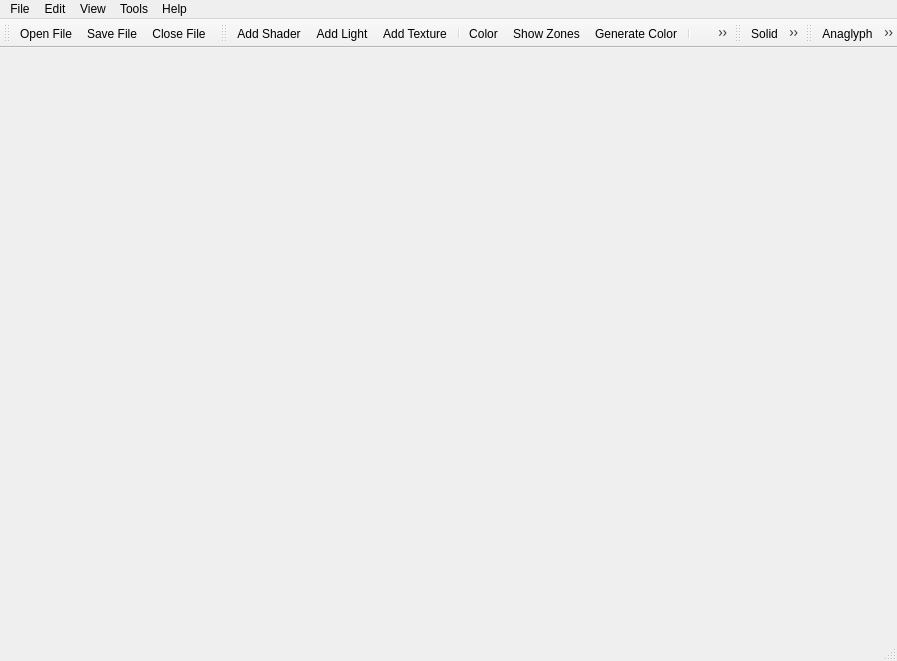
<?xml version="1.0" encoding="UTF-8"?>
<ui version="4.0">
 <class>MeshViewer</class>
 <widget class="QMainWindow" name="MeshViewer">
  <property name="geometry">
   <rect>
    <x>0</x>
    <y>0</y>
    <width>897</width>
    <height>661</height>
   </rect>
  </property>
  <property name="windowTitle">
   <string>Mesh 3D Viewer</string>
  </property>
  <property name="windowIcon">
   <iconset resource="meshviewer_res.qrc">
    <normaloff>:/meshviewer/images/viewer.png</normaloff>:/meshviewer/images/viewer.png</iconset>
  </property>
  <widget class="QWidget" name="centralWidget">
   <layout class="QVBoxLayout" name="verticalLayout">
    <item>
     <layout class="QVBoxLayout" name="mainLayout">
      <item>
       <widget class="QVTKWidget" name="qvtkWidget" native="true">
        <property name="sizePolicy">
         <sizepolicy hsizetype="Preferred" vsizetype="Preferred">
          <horstretch>0</horstretch>
          <verstretch>0</verstretch>
         </sizepolicy>
        </property>
       </widget>
      </item>
     </layout>
    </item>
   </layout>
  </widget>
  <widget class="QToolBar" name="standardTool">
   <property name="sizePolicy">
    <sizepolicy hsizetype="Preferred" vsizetype="Fixed">
     <horstretch>0</horstretch>
     <verstretch>0</verstretch>
    </sizepolicy>
   </property>
   <property name="windowTitle">
    <string>Standard Tools</string>
   </property>
   <property name="autoFillBackground">
    <bool>false</bool>
   </property>
   <property name="movable">
    <bool>true</bool>
   </property>
   <property name="floatable">
    <bool>true</bool>
   </property>
   <attribute name="toolBarArea">
    <enum>TopToolBarArea</enum>
   </attribute>
   <attribute name="toolBarBreak">
    <bool>false</bool>
   </attribute>
   <addaction name="actionOpen"/>
   <addaction name="actionSave"/>
   <addaction name="actionClose"/>
  </widget>
  <widget class="QStatusBar" name="statusBar"/>
  <widget class="QMenuBar" name="menuBar">
   <property name="geometry">
    <rect>
     <x>0</x>
     <y>0</y>
     <width>897</width>
     <height>21</height>
    </rect>
   </property>
   <widget class="QMenu" name="menuFile">
    <property name="title">
     <string>File</string>
    </property>
    <addaction name="actionOpen"/>
    <addaction name="actionClose"/>
    <addaction name="actionSave"/>
    <addaction name="actionSaveAs"/>
    <addaction name="separator"/>
    <addaction name="actionExit"/>
   </widget>
   <widget class="QMenu" name="menuEdit">
    <property name="title">
     <string>Edit</string>
    </property>
    <widget class="QMenu" name="menuAddObject">
     <property name="enabled">
      <bool>true</bool>
     </property>
     <property name="title">
      <string>Add Object</string>
     </property>
     <addaction name="actionAddCube"/>
     <addaction name="actionAddSphere"/>
     <addaction name="actionAddIcosahedron"/>
     <addaction name="actionAddTorus"/>
    </widget>
    <addaction name="actionAddShader"/>
    <addaction name="actionAddLight"/>
    <addaction name="actionAddMaterial"/>
    <addaction name="separator"/>
    <addaction name="actionColor"/>
    <addaction name="actionShowZones"/>
    <addaction name="actionDelaunay3D"/>
    <addaction name="separator"/>
    <addaction name="menuAddObject"/>
    <addaction name="separator"/>
    <addaction name="actionDeleteCell"/>
   </widget>
   <widget class="QMenu" name="menuView">
    <property name="title">
     <string>View</string>
    </property>
    <widget class="QMenu" name="menuSelect">
     <property name="title">
      <string>Select</string>
     </property>
     <addaction name="actionSelectObject"/>
     <addaction name="actionSelectCell"/>
     <addaction name="actionSelectCellNeighbors"/>
     <addaction name="actionSelectTriangle"/>
     <addaction name="actionSelectLine"/>
     <addaction name="actionSelectPoint"/>
     <addaction name="actionSelectPointNeighbors"/>
    </widget>
    <widget class="QMenu" name="menuShowModelAs">
     <property name="title">
      <string>Show Model As</string>
     </property>
     <addaction name="actionSolid"/>
     <addaction name="actionWireFrame"/>
     <addaction name="actionOutline"/>
     <addaction name="actionEdges"/>
     <addaction name="actionPolygon"/>
     <addaction name="actionPoints"/>
    </widget>
    <addaction name="menuSelect"/>
    <addaction name="separator"/>
    <addaction name="menuShowModelAs"/>
    <addaction name="separator"/>
    <addaction name="actionResetView"/>
    <addaction name="actionShowAxesCenter"/>
    <addaction name="actionResetCenter"/>
    <addaction name="actionFullscreen"/>
   </widget>
   <widget class="QMenu" name="menuHelp">
    <property name="title">
     <string>Help</string>
    </property>
    <addaction name="actionHelpContent"/>
    <addaction name="separator"/>
    <addaction name="actionAbout"/>
   </widget>
   <widget class="QMenu" name="menuTool">
    <property name="title">
     <string>Tools</string>
    </property>
    <addaction name="actionAnaglyph"/>
    <addaction name="separator"/>
    <addaction name="actionScreenshot"/>
   </widget>
   <addaction name="menuFile"/>
   <addaction name="menuEdit"/>
   <addaction name="menuView"/>
   <addaction name="menuTool"/>
   <addaction name="menuHelp"/>
  </widget>
  <widget class="QToolBar" name="editTool">
   <property name="sizePolicy">
    <sizepolicy hsizetype="Preferred" vsizetype="Fixed">
     <horstretch>0</horstretch>
     <verstretch>0</verstretch>
    </sizepolicy>
   </property>
   <property name="windowTitle">
    <string>Edit Tools</string>
   </property>
   <property name="floatable">
    <bool>true</bool>
   </property>
   <attribute name="toolBarArea">
    <enum>TopToolBarArea</enum>
   </attribute>
   <attribute name="toolBarBreak">
    <bool>false</bool>
   </attribute>
   <addaction name="actionAddShader"/>
   <addaction name="actionAddLight"/>
   <addaction name="actionAddMaterial"/>
   <addaction name="separator"/>
   <addaction name="actionColor"/>
   <addaction name="actionShowZones"/>
   <addaction name="actionDelaunay3D"/>
   <addaction name="separator"/>
   <addaction name="actionDeleteCell"/>
  </widget>
  <widget class="QToolBar" name="viewTool">
   <property name="sizePolicy">
    <sizepolicy hsizetype="Preferred" vsizetype="Fixed">
     <horstretch>0</horstretch>
     <verstretch>0</verstretch>
    </sizepolicy>
   </property>
   <property name="windowTitle">
    <string>View Tools</string>
   </property>
   <property name="movable">
    <bool>true</bool>
   </property>
   <property name="floatable">
    <bool>true</bool>
   </property>
   <attribute name="toolBarArea">
    <enum>TopToolBarArea</enum>
   </attribute>
   <attribute name="toolBarBreak">
    <bool>false</bool>
   </attribute>
   <addaction name="actionSolid"/>
   <addaction name="actionWireFrame"/>
   <addaction name="actionOutline"/>
   <addaction name="actionEdges"/>
   <addaction name="actionPolygon"/>
   <addaction name="actionPoints"/>
   <addaction name="separator"/>
   <addaction name="actionResetView"/>
   <addaction name="actionShowAxesCenter"/>
   <addaction name="actionResetCenter"/>
  </widget>
  <widget class="QToolBar" name="extraTool">
   <property name="sizePolicy">
    <sizepolicy hsizetype="Preferred" vsizetype="Fixed">
     <horstretch>0</horstretch>
     <verstretch>0</verstretch>
    </sizepolicy>
   </property>
   <property name="windowTitle">
    <string>Extra Tools</string>
   </property>
   <property name="floatable">
    <bool>true</bool>
   </property>
   <attribute name="toolBarArea">
    <enum>TopToolBarArea</enum>
   </attribute>
   <attribute name="toolBarBreak">
    <bool>false</bool>
   </attribute>
   <addaction name="actionAnaglyph"/>
   <addaction name="actionScreenshot"/>
  </widget>
  <action name="actionOpen">
   <property name="icon">
    <iconset resource="meshviewer_res.qrc">
     <normaloff>:/meshviewer/images/open.png</normaloff>:/meshviewer/images/open.png</iconset>
   </property>
   <property name="text">
    <string>Open File...</string>
   </property>
   <property name="toolTip">
    <string>Open a file (Ctrl+O)</string>
   </property>
   <property name="shortcut">
    <string>Ctrl+O</string>
   </property>
  </action>
  <action name="actionSave">
   <property name="enabled">
    <bool>true</bool>
   </property>
   <property name="icon">
    <iconset resource="meshviewer_res.qrc">
     <normaloff>:/meshviewer/images/save.png</normaloff>:/meshviewer/images/save.png</iconset>
   </property>
   <property name="text">
    <string>Save File...</string>
   </property>
   <property name="toolTip">
    <string>Save a file (Ctrl+S)</string>
   </property>
   <property name="shortcut">
    <string>Ctrl+S</string>
   </property>
  </action>
  <action name="actionExit">
   <property name="icon">
    <iconset resource="meshviewer_res.qrc">
     <normaloff>:/meshviewer/images/quit.png</normaloff>:/meshviewer/images/quit.png</iconset>
   </property>
   <property name="text">
    <string>Exit</string>
   </property>
   <property name="shortcut">
    <string>Alt+F4</string>
   </property>
  </action>
  <action name="actionSaveAs">
   <property name="enabled">
    <bool>true</bool>
   </property>
   <property name="icon">
    <iconset resource="meshviewer_res.qrc">
     <normaloff>:/meshviewer/images/save.png</normaloff>:/meshviewer/images/save.png</iconset>
   </property>
   <property name="text">
    <string>Save As...</string>
   </property>
   <property name="shortcut">
    <string>Ctrl+Shift+S</string>
   </property>
  </action>
  <action name="actionAddLight">
   <property name="checkable">
    <bool>true</bool>
   </property>
   <property name="icon">
    <iconset resource="meshviewer_res.qrc">
     <normaloff>:/meshviewer/images/light.png</normaloff>:/meshviewer/images/light.png</iconset>
   </property>
   <property name="text">
    <string>Add Light...</string>
   </property>
   <property name="toolTip">
    <string>Add light to model (Ctrl+I)</string>
   </property>
   <property name="shortcut">
    <string>Ctrl+I</string>
   </property>
  </action>
  <action name="actionAddShader">
   <property name="checkable">
    <bool>true</bool>
   </property>
   <property name="icon">
    <iconset resource="meshviewer_res.qrc">
     <normaloff>:/meshviewer/images/shadow.png</normaloff>:/meshviewer/images/shadow.png</iconset>
   </property>
   <property name="text">
    <string>Add Shader...</string>
   </property>
   <property name="toolTip">
    <string>Add shader to model (Ctrl+H)</string>
   </property>
   <property name="shortcut">
    <string>Ctrl+H</string>
   </property>
  </action>
  <action name="actionAddMaterial">
   <property name="icon">
    <iconset resource="meshviewer_res.qrc">
     <normaloff>:/meshviewer/images/material.png</normaloff>:/meshviewer/images/material.png</iconset>
   </property>
   <property name="text">
    <string>Add Texture...</string>
   </property>
   <property name="toolTip">
    <string>Add texture to model (Ctrl+M)</string>
   </property>
   <property name="shortcut">
    <string>Ctrl+M</string>
   </property>
  </action>
  <action name="actionClose">
   <property name="icon">
    <iconset resource="meshviewer_res.qrc">
     <normaloff>:/meshviewer/images/close.png</normaloff>:/meshviewer/images/close.png</iconset>
   </property>
   <property name="text">
    <string>Close File...</string>
   </property>
   <property name="toolTip">
    <string>Close a file (Ctrl+F4)</string>
   </property>
   <property name="shortcut">
    <string>Ctrl+F4</string>
   </property>
  </action>
  <action name="actionSolid">
   <property name="checkable">
    <bool>true</bool>
   </property>
   <property name="icon">
    <iconset resource="meshviewer_res.qrc">
     <normaloff>:/meshviewer/images/solid.png</normaloff>:/meshviewer/images/solid.png</iconset>
   </property>
   <property name="text">
    <string>Solid</string>
   </property>
   <property name="toolTip">
    <string>Show model as a solid (Ctrl+L)</string>
   </property>
   <property name="shortcut">
    <string>S</string>
   </property>
  </action>
  <action name="actionWireFrame">
   <property name="checkable">
    <bool>true</bool>
   </property>
   <property name="icon">
    <iconset resource="meshviewer_res.qrc">
     <normaloff>:/meshviewer/images/wireframe.png</normaloff>:/meshviewer/images/wireframe.png</iconset>
   </property>
   <property name="text">
    <string>Wire Frame</string>
   </property>
   <property name="toolTip">
    <string>Show model as a wire frame (Ctrl+W)</string>
   </property>
   <property name="shortcut">
    <string>W</string>
   </property>
  </action>
  <action name="actionSelectObject">
   <property name="icon">
    <iconset resource="meshviewer_res.qrc">
     <normaloff>:/meshviewer/images/selectobject.png</normaloff>:/meshviewer/images/selectobject.png</iconset>
   </property>
   <property name="text">
    <string>Select Object</string>
   </property>
   <property name="toolTip">
    <string>Select an object</string>
   </property>
  </action>
  <action name="actionSelectCell">
   <property name="icon">
    <iconset resource="meshviewer_res.qrc">
     <normaloff>:/meshviewer/images/selectcell.png</normaloff>:/meshviewer/images/selectcell.png</iconset>
   </property>
   <property name="text">
    <string>Select Cells</string>
   </property>
   <property name="toolTip">
    <string>Select cells</string>
   </property>
  </action>
  <action name="actionSelectTriangle">
   <property name="icon">
    <iconset resource="meshviewer_res.qrc">
     <normaloff>:/meshviewer/images/selecttriangle.png</normaloff>:/meshviewer/images/selecttriangle.png</iconset>
   </property>
   <property name="text">
    <string>Select Triangle</string>
   </property>
   <property name="toolTip">
    <string>Select a triangle</string>
   </property>
  </action>
  <action name="actionSelectLine">
   <property name="icon">
    <iconset resource="meshviewer_res.qrc">
     <normaloff>:/meshviewer/images/selectline.png</normaloff>:/meshviewer/images/selectline.png</iconset>
   </property>
   <property name="text">
    <string>Select Line</string>
   </property>
   <property name="toolTip">
    <string>Select a line</string>
   </property>
   <property name="visible">
    <bool>true</bool>
   </property>
  </action>
  <action name="actionSelectPoint">
   <property name="icon">
    <iconset resource="meshviewer_res.qrc">
     <normaloff>:/meshviewer/images/selectpoint.png</normaloff>:/meshviewer/images/selectpoint.png</iconset>
   </property>
   <property name="text">
    <string>Select Points</string>
   </property>
   <property name="toolTip">
    <string>Select points</string>
   </property>
  </action>
  <action name="actionAddCube">
   <property name="icon">
    <iconset resource="meshviewer_res.qrc">
     <normaloff>:/meshviewer/images/cube.png</normaloff>:/meshviewer/images/cube.png</iconset>
   </property>
   <property name="text">
    <string>Add Cube</string>
   </property>
   <property name="toolTip">
    <string>Add a simple Cube</string>
   </property>
   <property name="visible">
    <bool>true</bool>
   </property>
  </action>
  <action name="actionAddSphere">
   <property name="icon">
    <iconset resource="meshviewer_res.qrc">
     <normaloff>:/meshviewer/images/sphere.png</normaloff>:/meshviewer/images/sphere.png</iconset>
   </property>
   <property name="text">
    <string>Add Sphere</string>
   </property>
   <property name="toolTip">
    <string>Add a simple Sphere</string>
   </property>
   <property name="visible">
    <bool>true</bool>
   </property>
  </action>
  <action name="actionAddIcosahedron">
   <property name="icon">
    <iconset resource="meshviewer_res.qrc">
     <normaloff>:/meshviewer/images/icosahedron.png</normaloff>:/meshviewer/images/icosahedron.png</iconset>
   </property>
   <property name="text">
    <string>Add Icosahedron</string>
   </property>
   <property name="toolTip">
    <string>Add a 20 sided polygon</string>
   </property>
   <property name="visible">
    <bool>true</bool>
   </property>
  </action>
  <action name="actionAddTorus">
   <property name="icon">
    <iconset resource="meshviewer_res.qrc">
     <normaloff>:/meshviewer/images/torus.png</normaloff>:/meshviewer/images/torus.png</iconset>
   </property>
   <property name="text">
    <string>Add Torus</string>
   </property>
   <property name="toolTip">
    <string>Add a simple Torus</string>
   </property>
   <property name="visible">
    <bool>true</bool>
   </property>
  </action>
  <action name="actionPoints">
   <property name="checkable">
    <bool>true</bool>
   </property>
   <property name="icon">
    <iconset resource="meshviewer_res.qrc">
     <normaloff>:/meshviewer/images/point.png</normaloff>:/meshviewer/images/point.png</iconset>
   </property>
   <property name="text">
    <string>Points</string>
   </property>
   <property name="toolTip">
    <string>Show model as points</string>
   </property>
  </action>
  <action name="actionOutline">
   <property name="checkable">
    <bool>true</bool>
   </property>
   <property name="icon">
    <iconset resource="meshviewer_res.qrc">
     <normaloff>:/meshviewer/images/outline.png</normaloff>:/meshviewer/images/outline.png</iconset>
   </property>
   <property name="text">
    <string>Outline</string>
   </property>
   <property name="toolTip">
    <string>Show model as outline</string>
   </property>
  </action>
  <action name="actionEdges">
   <property name="checkable">
    <bool>true</bool>
   </property>
   <property name="icon">
    <iconset resource="meshviewer_res.qrc">
     <normaloff>:/meshviewer/images/edges.png</normaloff>:/meshviewer/images/edges.png</iconset>
   </property>
   <property name="text">
    <string>Edges</string>
   </property>
   <property name="toolTip">
    <string>Show model as edges</string>
   </property>
  </action>
  <action name="actionResetCenter">
   <property name="icon">
    <iconset resource="meshviewer_res.qrc">
     <normaloff>:/meshviewer/images/resetcenter.png</normaloff>:/meshviewer/images/resetcenter.png</iconset>
   </property>
   <property name="text">
    <string>Reset Center</string>
   </property>
   <property name="toolTip">
    <string>Reset camera in center viewport</string>
   </property>
  </action>
  <action name="actionPolygon">
   <property name="checkable">
    <bool>true</bool>
   </property>
   <property name="icon">
    <iconset resource="meshviewer_res.qrc">
     <normaloff>:/meshviewer/images/polygon.png</normaloff>:/meshviewer/images/polygon.png</iconset>
   </property>
   <property name="text">
    <string>Polygon</string>
   </property>
   <property name="toolTip">
    <string>Show model as polygon</string>
   </property>
  </action>
  <action name="actionShowAxesCenter">
   <property name="checkable">
    <bool>true</bool>
   </property>
   <property name="icon">
    <iconset resource="meshviewer_res.qrc">
     <normaloff>:/meshviewer/images/centeraxes.png</normaloff>:/meshviewer/images/centeraxes.png</iconset>
   </property>
   <property name="text">
    <string>Show Axes Center</string>
   </property>
   <property name="toolTip">
    <string>Show axes center</string>
   </property>
  </action>
  <action name="actionAbout">
   <property name="icon">
    <iconset resource="meshviewer_res.qrc">
     <normaloff>:/meshviewer/images/about.png</normaloff>:/meshviewer/images/about.png</iconset>
   </property>
   <property name="text">
    <string>About Mesh Magic 3D</string>
   </property>
   <property name="toolTip">
    <string>About Mesh Magic 3D</string>
   </property>
  </action>
  <action name="actionColor">
   <property name="icon">
    <iconset resource="meshviewer_res.qrc">
     <normaloff>:/meshviewer/images/color.png</normaloff>:/meshviewer/images/color.png</iconset>
   </property>
   <property name="text">
    <string>Color</string>
   </property>
   <property name="toolTip">
    <string>Change color</string>
   </property>
  </action>
  <action name="actionShowZones">
   <property name="checkable">
    <bool>true</bool>
   </property>
   <property name="icon">
    <iconset resource="meshviewer_res.qrc">
     <normaloff>:/meshviewer/images/zone.png</normaloff>:/meshviewer/images/zone.png</iconset>
   </property>
   <property name="text">
    <string>Show Zones</string>
   </property>
   <property name="toolTip">
    <string>Show model with all zones</string>
   </property>
  </action>
  <action name="actionDelaunay3D">
   <property name="checkable">
    <bool>true</bool>
   </property>
   <property name="icon">
    <iconset resource="meshviewer_res.qrc">
     <normaloff>:/meshviewer/images/generate.png</normaloff>:/meshviewer/images/generate.png</iconset>
   </property>
   <property name="text">
    <string>Generate Color</string>
   </property>
   <property name="toolTip">
    <string>Generate color a mesh by height</string>
   </property>
  </action>
  <action name="actionSelectPointNeighbors">
   <property name="icon">
    <iconset resource="meshviewer_res.qrc">
     <normaloff>:/meshviewer/images/selectpoint.png</normaloff>:/meshviewer/images/selectpoint.png</iconset>
   </property>
   <property name="text">
    <string>Select Point With Neighbors</string>
   </property>
   <property name="toolTip">
    <string>Select a point with it's neighbors</string>
   </property>
  </action>
  <action name="actionSelectCellNeighbors">
   <property name="icon">
    <iconset resource="meshviewer_res.qrc">
     <normaloff>:/meshviewer/images/selectcell.png</normaloff>:/meshviewer/images/selectcell.png</iconset>
   </property>
   <property name="text">
    <string>Select Cell With Neighbors</string>
   </property>
   <property name="toolTip">
    <string>Select a cell with it's neighbors</string>
   </property>
  </action>
  <action name="actionDeleteCell">
   <property name="checkable">
    <bool>true</bool>
   </property>
   <property name="icon">
    <iconset resource="meshviewer_res.qrc">
     <normaloff>:/meshviewer/images/deletecell.png</normaloff>:/meshviewer/images/deletecell.png</iconset>
   </property>
   <property name="text">
    <string>Delete Cell</string>
   </property>
   <property name="toolTip">
    <string>Remove a cell from the mesh</string>
   </property>
   <property name="shortcut">
    <string>Shift+Del</string>
   </property>
  </action>
  <action name="actionAnaglyph">
   <property name="checkable">
    <bool>true</bool>
   </property>
   <property name="icon">
    <iconset resource="meshviewer_res.qrc">
     <normaloff>:/meshviewer/images/anaglyph3d.png</normaloff>:/meshviewer/images/anaglyph3d.png</iconset>
   </property>
   <property name="text">
    <string>Anaglyph</string>
   </property>
   <property name="toolTip">
    <string>Rendering with Anaglyph Stereo (Red-Blue)</string>
   </property>
  </action>
  <action name="actionScreenshot">
   <property name="icon">
    <iconset resource="meshviewer_res.qrc">
     <normaloff>:/meshviewer/images/snapshot.png</normaloff>:/meshviewer/images/snapshot.png</iconset>
   </property>
   <property name="text">
    <string>Screenshot</string>
   </property>
   <property name="toolTip">
    <string>Save the window to a image file</string>
   </property>
  </action>
  <action name="actionFullscreen">
   <property name="icon">
    <iconset resource="meshviewer_res.qrc">
     <normaloff>:/meshviewer/images/fullscreen.png</normaloff>:/meshviewer/images/fullscreen.png</iconset>
   </property>
   <property name="text">
    <string>Fullscreen</string>
   </property>
   <property name="shortcut">
    <string>F11</string>
   </property>
  </action>
  <action name="actionResetView">
   <property name="icon">
    <iconset resource="meshviewer_res.qrc">
     <normaloff>:/meshviewer/images/rotate.png</normaloff>:/meshviewer/images/rotate.png</iconset>
   </property>
   <property name="text">
    <string>Reset View</string>
   </property>
   <property name="toolTip">
    <string>Reset direction of viewport</string>
   </property>
  </action>
  <action name="actionHelpContent">
   <property name="icon">
    <iconset resource="meshviewer_res.qrc">
     <normaloff>:/meshviewer/images/help.png</normaloff>:/meshviewer/images/help.png</iconset>
   </property>
   <property name="text">
    <string>Help Contents</string>
   </property>
   <property name="toolTip">
    <string>Show the help pages</string>
   </property>
   <property name="shortcut">
    <string>F1</string>
   </property>
  </action>
 </widget>
 <layoutdefault spacing="6" margin="11"/>
 <customwidgets>
  <customwidget>
   <class>QVTKWidget</class>
   <extends>QWidget</extends>
   <header location="global">QVTKWidget.h</header>
  </customwidget>
 </customwidgets>
 <resources>
  <include location="meshviewer_res.qrc"/>
 </resources>
 <connections/>
</ui>
